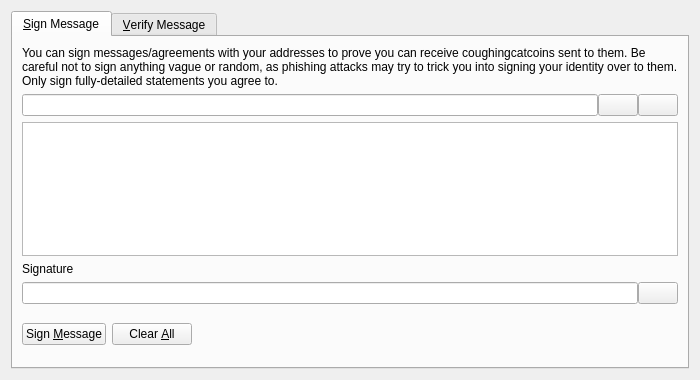
<?xml version="1.0" encoding="UTF-8"?>
<ui version="4.0">
 <class>SignVerifyMessageDialog</class>
 <widget class="QDialog" name="SignVerifyMessageDialog">
  <property name="geometry">
   <rect>
    <x>0</x>
    <y>0</y>
    <width>700</width>
    <height>380</height>
   </rect>
  </property>
  <property name="windowTitle">
   <string>Signatures - Sign / Verify a Message</string>
  </property>
  <property name="modal">
   <bool>true</bool>
  </property>
  <layout class="QVBoxLayout" name="verticalLayout">
   <item>
    <widget class="QTabWidget" name="tabWidget">
     <property name="currentIndex">
      <number>0</number>
     </property>
     <widget class="QWidget" name="tabSignMessage">
      <attribute name="title">
       <string>&amp;Sign Message</string>
      </attribute>
      <layout class="QVBoxLayout" name="verticalLayout_SM">
       <item>
        <widget class="QLabel" name="infoLabel_SM">
         <property name="text">
          <string>You can sign messages/agreements with your addresses to prove you can receive coughingcatcoins sent to them. Be careful not to sign anything vague or random, as phishing attacks may try to trick you into signing your identity over to them. Only sign fully-detailed statements you agree to.</string>
         </property>
         <property name="textFormat">
          <enum>Qt::PlainText</enum>
         </property>
         <property name="wordWrap">
          <bool>true</bool>
         </property>
        </widget>
       </item>
       <item>
        <layout class="QHBoxLayout" name="horizontalLayout_1_SM">
         <property name="spacing">
          <number>0</number>
         </property>
         <item>
          <widget class="QValidatedLineEdit" name="addressIn_SM">
           <property name="toolTip">
            <string>The Coughingcatcoin address to sign the message with</string>
           </property>
          </widget>
         </item>
         <item>
          <widget class="QPushButton" name="addressBookButton_SM">
           <property name="toolTip">
            <string>Choose previously used address</string>
           </property>
           <property name="text">
            <string/>
           </property>
           <property name="icon">
            <iconset resource="../bitcoin.qrc">
             <normaloff>:/icons/address-book</normaloff>:/icons/address-book</iconset>
           </property>
           <property name="shortcut">
            <string>Alt+A</string>
           </property>
           <property name="autoDefault">
            <bool>false</bool>
           </property>
          </widget>
         </item>
         <item>
          <widget class="QPushButton" name="pasteButton_SM">
           <property name="toolTip">
            <string>Paste address from clipboard</string>
           </property>
           <property name="text">
            <string/>
           </property>
           <property name="icon">
            <iconset resource="../bitcoin.qrc">
             <normaloff>:/icons/editpaste</normaloff>:/icons/editpaste</iconset>
           </property>
           <property name="shortcut">
            <string>Alt+P</string>
           </property>
           <property name="autoDefault">
            <bool>false</bool>
           </property>
          </widget>
         </item>
        </layout>
       </item>
       <item>
        <widget class="QPlainTextEdit" name="messageIn_SM">
         <property name="toolTip">
          <string>Enter the message you want to sign here</string>
         </property>
        </widget>
       </item>
       <item>
        <widget class="QLabel" name="signatureLabel_SM">
         <property name="text">
          <string>Signature</string>
         </property>
         <property name="textFormat">
          <enum>Qt::PlainText</enum>
         </property>
        </widget>
       </item>
       <item>
        <layout class="QHBoxLayout" name="horizontalLayout_2_SM">
         <property name="spacing">
          <number>0</number>
         </property>
         <item>
          <widget class="QLineEdit" name="signatureOut_SM">
           <property name="font">
            <font>
             <italic>true</italic>
            </font>
           </property>
           <property name="readOnly">
            <bool>true</bool>
           </property>
          </widget>
         </item>
         <item>
          <widget class="QPushButton" name="copySignatureButton_SM">
           <property name="toolTip">
            <string>Copy the current signature to the system clipboard</string>
           </property>
           <property name="text">
            <string/>
           </property>
           <property name="icon">
            <iconset resource="../bitcoin.qrc">
             <normaloff>:/icons/editcopy</normaloff>:/icons/editcopy</iconset>
           </property>
           <property name="autoDefault">
            <bool>false</bool>
           </property>
          </widget>
         </item>
        </layout>
       </item>
       <item>
        <layout class="QHBoxLayout" name="horizontalLayout_3_SM">
         <item>
          <widget class="QPushButton" name="signMessageButton_SM">
           <property name="toolTip">
            <string>Sign the message to prove you own this Coughingcatcoin address</string>
           </property>
           <property name="text">
            <string>Sign &amp;Message</string>
           </property>
           <property name="icon">
            <iconset resource="../bitcoin.qrc">
             <normaloff>:/icons/edit</normaloff>:/icons/edit</iconset>
           </property>
           <property name="autoDefault">
            <bool>false</bool>
           </property>
          </widget>
         </item>
         <item>
          <widget class="QPushButton" name="clearButton_SM">
           <property name="toolTip">
            <string>Reset all sign message fields</string>
           </property>
           <property name="text">
            <string>Clear &amp;All</string>
           </property>
           <property name="icon">
            <iconset resource="../bitcoin.qrc">
             <normaloff>:/icons/remove</normaloff>:/icons/remove</iconset>
           </property>
           <property name="autoDefault">
            <bool>false</bool>
           </property>
          </widget>
         </item>
         <item>
          <spacer name="horizontalSpacer_1_SM">
           <property name="orientation">
            <enum>Qt::Horizontal</enum>
           </property>
           <property name="sizeHint" stdset="0">
            <size>
             <width>40</width>
             <height>48</height>
            </size>
           </property>
          </spacer>
         </item>
         <item>
          <widget class="QLabel" name="statusLabel_SM">
           <property name="font">
            <font>
             <weight>75</weight>
             <bold>true</bold>
            </font>
           </property>
           <property name="text">
            <string/>
           </property>
           <property name="wordWrap">
            <bool>true</bool>
           </property>
          </widget>
         </item>
         <item>
          <spacer name="horizontalSpacer_2_SM">
           <property name="orientation">
            <enum>Qt::Horizontal</enum>
           </property>
           <property name="sizeHint" stdset="0">
            <size>
             <width>40</width>
             <height>48</height>
            </size>
           </property>
          </spacer>
         </item>
        </layout>
       </item>
      </layout>
     </widget>
     <widget class="QWidget" name="tabVerifyMessage">
      <attribute name="title">
       <string>&amp;Verify Message</string>
      </attribute>
      <layout class="QVBoxLayout" name="verticalLayout_VM">
       <item>
        <widget class="QLabel" name="infoLabel_VM">
         <property name="text">
          <string>Enter the receiver's address, message (ensure you copy line breaks, spaces, tabs, etc. exactly) and signature below to verify the message. Be careful not to read more into the signature than what is in the signed message itself, to avoid being tricked by a man-in-the-middle attack. Note that this only proves the signing party receives with the address, it cannot prove sendership of any transaction!</string>
         </property>
         <property name="textFormat">
          <enum>Qt::PlainText</enum>
         </property>
         <property name="alignment">
          <set>Qt::AlignLeading|Qt::AlignLeft|Qt::AlignTop</set>
         </property>
         <property name="wordWrap">
          <bool>true</bool>
         </property>
        </widget>
       </item>
       <item>
        <layout class="QHBoxLayout" name="horizontalLayout_1_VM">
         <property name="spacing">
          <number>0</number>
         </property>
         <item>
          <widget class="QValidatedLineEdit" name="addressIn_VM">
           <property name="toolTip">
            <string>The Coughingcatcoin address the message was signed with</string>
           </property>
          </widget>
         </item>
         <item>
          <widget class="QPushButton" name="addressBookButton_VM">
           <property name="toolTip">
            <string>Choose previously used address</string>
           </property>
           <property name="text">
            <string/>
           </property>
           <property name="icon">
            <iconset resource="../bitcoin.qrc">
             <normaloff>:/icons/address-book</normaloff>:/icons/address-book</iconset>
           </property>
           <property name="shortcut">
            <string>Alt+A</string>
           </property>
           <property name="autoDefault">
            <bool>false</bool>
           </property>
          </widget>
         </item>
        </layout>
       </item>
       <item>
        <widget class="QPlainTextEdit" name="messageIn_VM"/>
       </item>
       <item>
        <widget class="QValidatedLineEdit" name="signatureIn_VM"/>
       </item>
       <item>
        <layout class="QHBoxLayout" name="horizontalLayout_2_VM">
         <item>
          <widget class="QPushButton" name="verifyMessageButton_VM">
           <property name="toolTip">
            <string>Verify the message to ensure it was signed with the specified Coughingcatcoin address</string>
           </property>
           <property name="text">
            <string>Verify &amp;Message</string>
           </property>
           <property name="icon">
            <iconset resource="../bitcoin.qrc">
             <normaloff>:/icons/transaction_0</normaloff>:/icons/transaction_0</iconset>
           </property>
           <property name="autoDefault">
            <bool>false</bool>
           </property>
          </widget>
         </item>
         <item>
          <widget class="QPushButton" name="clearButton_VM">
           <property name="toolTip">
            <string>Reset all verify message fields</string>
           </property>
           <property name="text">
            <string>Clear &amp;All</string>
           </property>
           <property name="icon">
            <iconset resource="../bitcoin.qrc">
             <normaloff>:/icons/remove</normaloff>:/icons/remove</iconset>
           </property>
           <property name="autoDefault">
            <bool>false</bool>
           </property>
          </widget>
         </item>
         <item>
          <spacer name="horizontalSpacer_1_VM">
           <property name="orientation">
            <enum>Qt::Horizontal</enum>
           </property>
           <property name="sizeHint" stdset="0">
            <size>
             <width>40</width>
             <height>48</height>
            </size>
           </property>
          </spacer>
         </item>
         <item>
          <widget class="QLabel" name="statusLabel_VM">
           <property name="font">
            <font>
             <weight>75</weight>
             <bold>true</bold>
            </font>
           </property>
           <property name="text">
            <string/>
           </property>
           <property name="wordWrap">
            <bool>true</bool>
           </property>
          </widget>
         </item>
         <item>
          <spacer name="horizontalSpacer_2_VM">
           <property name="orientation">
            <enum>Qt::Horizontal</enum>
           </property>
           <property name="sizeHint" stdset="0">
            <size>
             <width>40</width>
             <height>48</height>
            </size>
           </property>
          </spacer>
         </item>
        </layout>
       </item>
      </layout>
     </widget>
    </widget>
   </item>
  </layout>
 </widget>
 <customwidgets>
  <customwidget>
   <class>QValidatedLineEdit</class>
   <extends>QLineEdit</extends>
   <header>qvalidatedlineedit.h</header>
  </customwidget>
 </customwidgets>
 <resources>
  <include location="../bitcoin.qrc"/>
 </resources>
 <connections/>
</ui>
